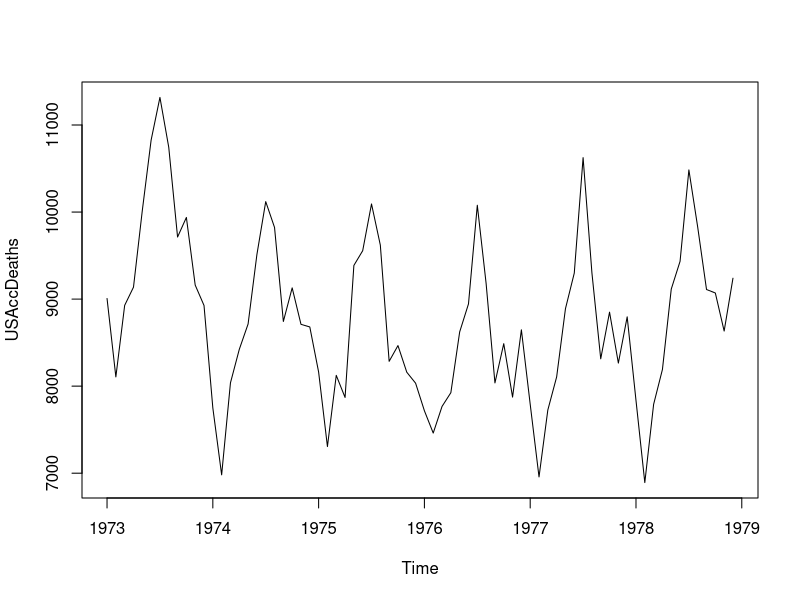
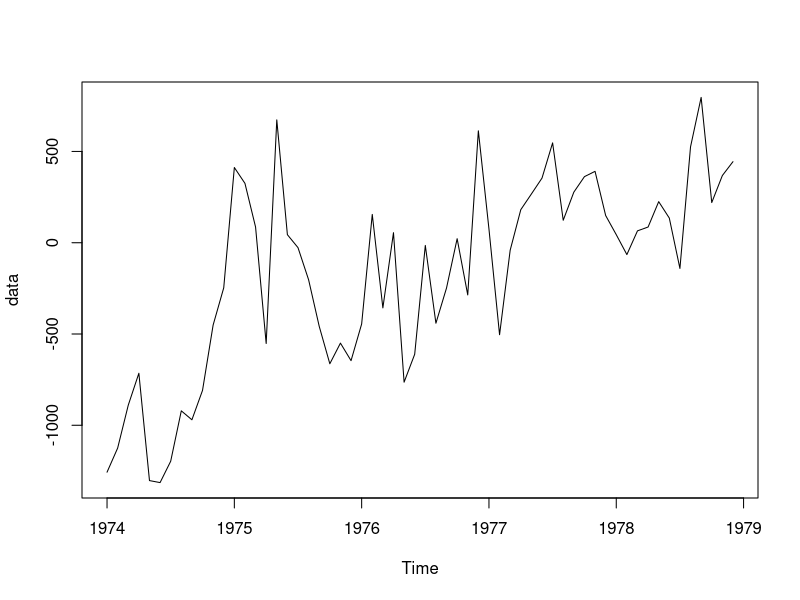
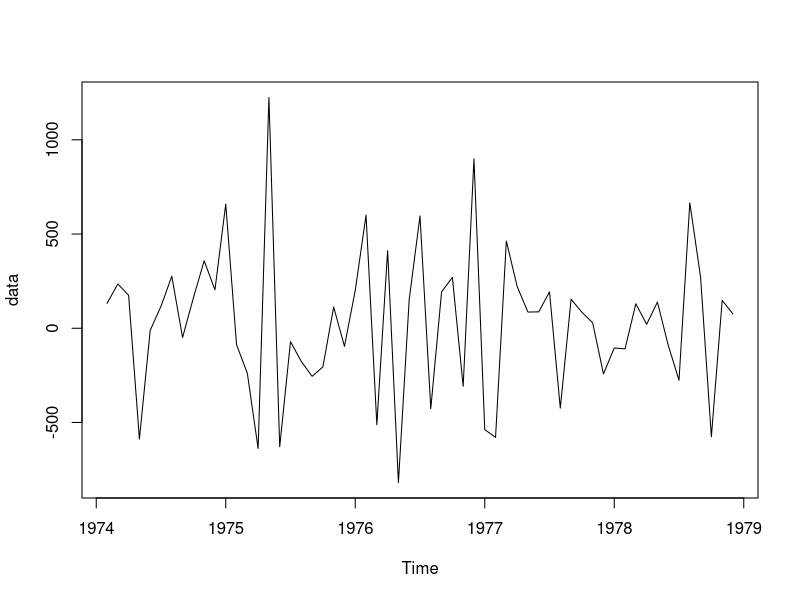
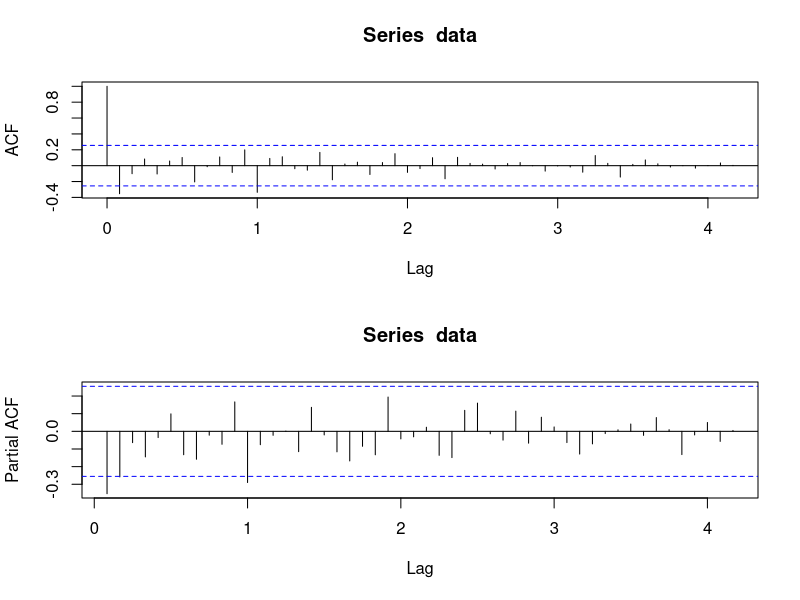

The R script that drew these images, in order: (Note: this script raises an error after producing the figures.)
library(datasets)
library(forecast)

plot(USAccDeaths)

data = diff(USAccDeaths, 12)
plot(data)

data = diff(diff(USAccDeaths), 12)
plot(data)
par(mfrow=c(2,1))
acf(data, lag.max = 50) #q = 1, Q = 1
pacf(data, lag.max = 50) #p = 1, P = 1

d =1
D =1
per = 12

for(p in 1:2){
  for(q in 1:2){
    for(i in 1:2){
      for(j in 1:2){
        if(p+d+q+i+D+j<=10){
          model<-arima(x=USAccDeaths, order = c((p-1),d,(q-1)), seasonal = list(order=c((i-1),D,(j-1)), period=per))
          pval<-Box.test(model$residuals, lag=log(length(model$residuals)))
          sse<-sum(model$residuals^2)
          cat(p-1,d,q-1,i-1,D,j-1,per, 'AIC=', model$aic, ' SSE=',sse,' p-VALUE=', pval$p.value,'\n')
        }
      }
    }
  }
}

sarima(USAccDeaths, 0, 1, 1, 0, 1, 1, 12)
sarima.for(USAccDeaths, 3, 0, 1, 1, 0, 1, 1, 12)
model<- arima(x=USAccDeaths, order = c(0, 1, 1), seasonal = list(order=c(0,1,1), period=12))
plot(forecast(model))
